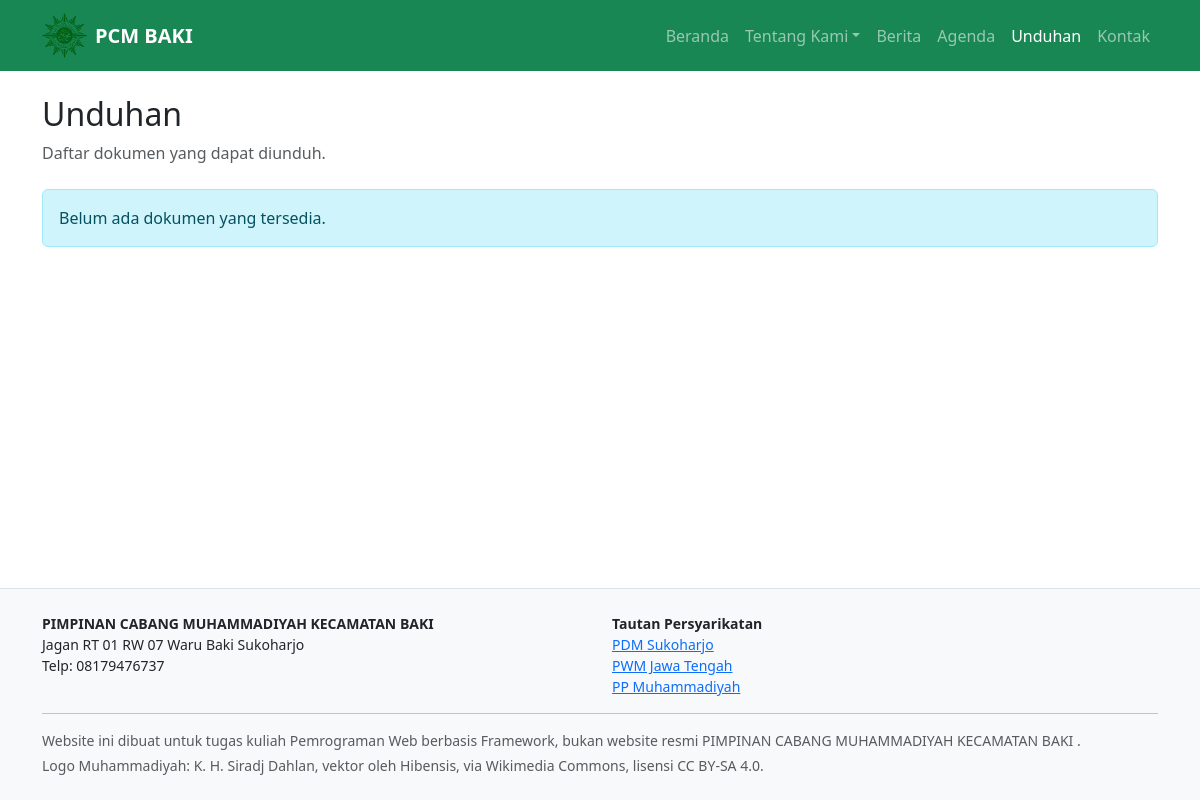
Page /unduhan/ on the committed database.
### web/models.py (models this page shows, shortened)
class ProfilOrganisasi(models.Model):
    nama = models.CharField(max_length=200)
    nama_singkat = models.CharField(max_length=50)
    tagline = models.CharField(max_length=200, blank=True)
    tentang = models.TextField(blank=True)
    sejarah = models.TextField(blank=True)
    visi = models.TextField(blank=True)
    misi = models.TextField(blank=True, help_text="Tulis satu misi per baris.")
    alamat_sekretariat = models.TextField(blank=True)
    telepon = models.CharField(max_length=50, blank=True)
    email = models.EmailField(blank=True)
    jumlah_anggota_ktam = models.PositiveIntegerField(default=0, verbose_name="jumlah anggota ber-KTAM")
    gambar_hero = models.ImageField(upload_to="hero/", blank=True)
    class Meta:
        verbose_name = "profil organisasi"
        verbose_name_plural = "profil organisasi"

class TautanTerkait(models.Model):
    nama = models.CharField(max_length=150)
    url = models.URLField()
    urutan = models.PositiveIntegerField(default=0)
    class Meta:
        ordering = ["urutan"]
        verbose_name = "tautan terkait"
        verbose_name_plural = "tautan terkait"

### web/views.py (the view)
# urls.py: path("unduhan/", views.unduhan, name="unduhan"),
def unduhan(request):
    daftar_dokumen = Dokumen.objects.all()  # sudah urut terbaru lewat Meta.ordering
    return render(request, "web/unduhan.html", {"daftar_dokumen": daftar_dokumen})

### web/context_processors.py (called while the page is built)
def situs(request):
    return {
        "profil": ProfilOrganisasi.objects.first(),
        "tautan_terkait": TautanTerkait.objects.all(),
    }

### web/templates/web/unduhan.html (shortened to what this page needs)
{% extends "base.html" %}
{% block content %}
<header class="mb-4">
  <h1 class="h2">Unduhan</h1>
  <p class="text-muted">Daftar dokumen yang dapat diunduh.</p>
</header>
{% if daftar_dokumen %}
  <div class="table-responsive">
    <table class="table table-striped align-middle">
      <thead>
        <tr>
          <th>No</th>
          <th>Judul</th>
          <th>Keterangan</th>
          <th>Tanggal Unggah</th>
          <th>Aksi</th>
        </tr>
      </thead>
      <tbody>
        {% for dokumen in daftar_dokumen %}
          <tr>
            <td>{{ forloop.counter }}</td>
            <td>{{ dokumen.judul }}</td>
            <td>{{ dokumen.keterangan|default:"-" }}</td>
            <td>{{ dokumen.tanggal_unggah|date:"d M Y" }}</td>
            <td>
              <a href="{{ dokumen.berkas.url }}" class="btn btn-sm btn-success" download>Unduh</a>
            </td>
          </tr>
        {% endfor %}
      </tbody>
    </table>
  </div>
{% else %}
  <div class="alert alert-info">Belum ada dokumen yang tersedia.</div>
{% endif %}
{% endblock %}

### templates/partials/_header.html (shortened to what this page needs)
{% load static %}
{% with nama=request.resolver_match.url_name %}
<nav class="navbar navbar-expand-lg navbar-dark bg-success">
  <div class="container">
    <a class="navbar-brand d-flex align-items-center gap-2"
       href="{% url 'web:beranda' %}">
      <img
        src="{% static 'img/logo-muhammadiyah.webp' %}"
        alt="Logo Muhammadiyah"
        width="45"
        height="45"
        class="object-fit-contain"
      >
      <span>
        <strong>{{ profil.nama_singkat|default:"PCM" }}</strong>
      </span>
    </a>
    <div class="collapse navbar-collapse" id="menu">
      <ul class="navbar-nav ms-auto">
        <li class="nav-item"><a class="nav-link {% if nama == 'beranda' %}active{% endif %}" href="{% url 'web:beranda' %}">Beranda</a></li>
        <li class="nav-item dropdown">
          <button type="button" class="nav-link dropdown-toggle " data-bs-toggle="dropdown" aria-expanded="false">Tentang Kami</button>
        </li>
        <li class="nav-item"><a class="nav-link {% if nama == 'berita' or nama == 'berita_detail' %}active{% endif %}" href="{% url 'web:berita' %}">Berita</a></li>
        <li class="nav-item"><a class="nav-link {% if nama == 'agenda' %}active{% endif %}" href="{% url 'web:agenda' %}">Agenda</a></li>
        <li class="nav-item"><a class="nav-link {% if nama == 'unduhan' %}active{% endif %}" href="{% url 'web:unduhan' %}">Unduhan</a></li>
        <li class="nav-item"><a class="nav-link {% if nama == 'kontak' %}active{% endif %}" href="{% url 'web:kontak' %}">Kontak</a></li>
      </ul>
    </div>
  </div>
</nav>
{% endwith %}

### templates/partials/_footer.html (shortened to what this page needs)
<footer class="bg-light border-top py-4 mt-auto">
  <div class="container small">
    <div class="row gy-3">
      <div class="col-md-6">
        <strong>{{ profil.nama|default:"PCM" }}</strong>
        <br />
        {{ profil.alamat_sekretariat|default:"Alamat belum tersedia" }}
        {% if profil.telepon %}
          <br />
          Telp: {{ profil.telepon }}
        {% endif %}
      </div>
      <div class="col-md-6">
        <strong>Tautan Persyarikatan</strong>
        <ul class="list-unstyled mb-0">
          {% for tautan in tautan_terkait %}
            <li>
              <a
                href="{{ tautan.url }}"
                target="_blank"
                rel="noopener noreferrer"
              >
                {{ tautan.nama }}
              </a>
            </li>
          {% empty %}
            <li>Belum tersedia</li>
          {% endfor %}
        </ul>
      </div>
    </div>
    <hr />
    <p class="mb-1 text-muted">
      Website ini dibuat untuk tugas kuliah Pemrograman Web berbasis Framework,
      bukan website resmi {{ profil.nama|default:"PCM" }}.
    </p>
    <p class="mb-0 text-muted">
      Logo Muhammadiyah: K. H. Siradj Dahlan, vektor oleh Hibensis,
      via Wikimedia Commons, lisensi CC BY-SA 4.0.
    </p>
  </div>
</footer>

### rows in the picture
ProfilOrganisasi: nama_singkat "PCM BAKI", nama "PIMPINAN CABANG MUHAMMADIYAH KECAMATAN BAKI", alamat_sekretariat "Jagan RT 01 RW 07 Waru Baki Sukoharjo", telepon "08179476737"
TautanTerkait: nama "PDM Sukoharjo"
TautanTerkait: nama "PWM Jawa Tengah"
TautanTerkait: nama "PP Muhammadiyah"
